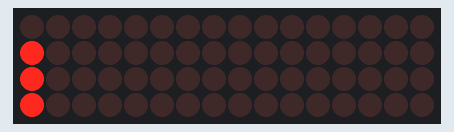
The sketch below on a simulated Arduino Uno, built with avr-gcc and run on an emulated ATmega328P. Shown: 16×4 LED matrix. Wiring (inferred from the names in the program): LED cube drawn one layer per row (orientation assumed): layers A2, A3, A4, A5; columns pin 0, pin 1, pin 2, pin 3, pin 4, pin 5, pin 6, pin 7, pin 8, pin 9, pin 10, pin 11, pin 12, pin 13, A0, A1.

Above: at 0.37 s.
At 4.81 s:
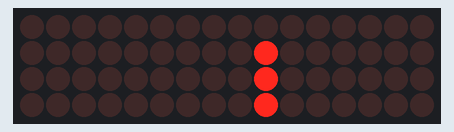
At 9.83 s:
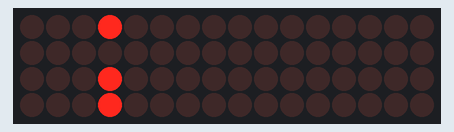
At 19.85 s:
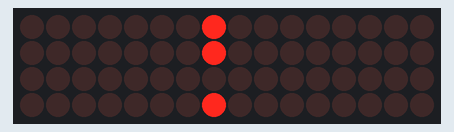
At 29.37 s:
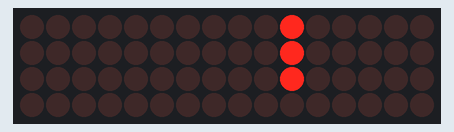
At 39.39 s:
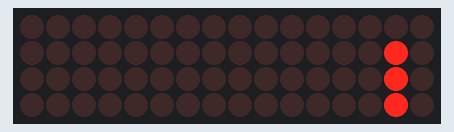

Measured:
- what the display in image 1 shows lasts 0.5 s, from 4.6 s to 5.1 s

The sketch:

LEDLED.ino
```cpp
#define CUBE_SIZE 4
#define PLANE_SIZE CUBE_SIZE*CUBE_SIZE
#define PLANE_TIME 20
#define LED_TIME 500

int LEDPin[] = {0, 1, 2, 3, 4, 5, 6, 7, 8, 9, 10, 11, 12, 13, A0, A1};
int PlanePin[] = {A2 , A3, A4, A5};

void setup()
{
  int pin;
  for (pin = 0; pin < PLANE_SIZE; pin++) {
    pinMode(LEDPin[pin], OUTPUT);
    digitalWrite(LEDPin[pin], LOW);
  }
  for (pin = 0; pin < CUBE_SIZE; pin++) {
    pinMode(PlanePin[pin], OUTPUT);
    digitalWrite(PlanePin[pin], HIGH);
  }
}

void loop()
{
  for (int plane = 0; plane < CUBE_SIZE; plane++)
  {
    digitalWrite(PlanePin[plane], LOW);
    for (int led = 0; led < PLANE_SIZE; led++)
    {
      digitalWrite(LEDPin[led], HIGH);
      delay(LED_TIME);
      digitalWrite(LEDPin[led], LOW);
    }
    digitalWrite(PlanePin[plane], HIGH);
    delay(PLANE_TIME);
  }
}
```
